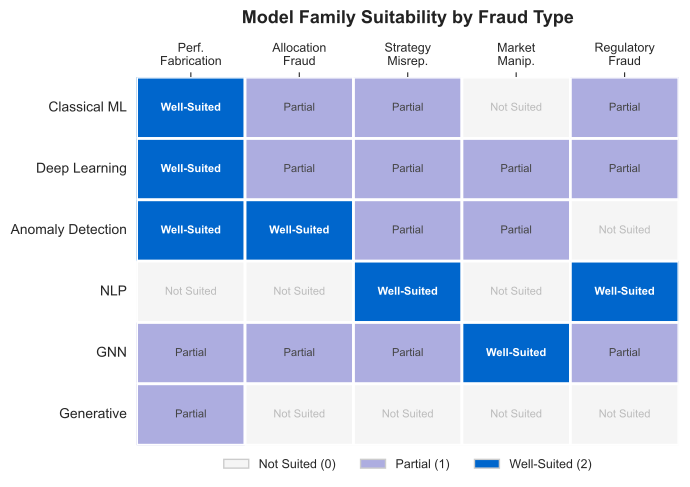

The script that saved this image:
#!/usr/bin/env python3
"""Model-Families vs Fraud-Types Suitability Heatmap -- Section 03 Pipeline.

Heatmap showing how well six model families map onto five hedge fund
fraud types (0=not suitable, 1=partial, 2=well-suited).
"""

import pathlib
import numpy as np
import matplotlib.pyplot as plt
import matplotlib.colors as mcolors
import seaborn as sns

# ── colour palette ──────────────────────────────────────────────────
mlblue = (0 / 255, 102 / 255, 204 / 255)
mlpurple = (51 / 255, 51 / 255, 178 / 255)
mllavender = (173 / 255, 173 / 255, 224 / 255)

# ── data ────────────────────────────────────────────────────────────
model_families = [
    "Classical ML",
    "Deep Learning",
    "Anomaly Detection",
    "NLP",
    "GNN",
    "Generative",
]

fraud_types = [
    "Perf.\nFabrication",
    "Allocation\nFraud",
    "Strategy\nMisrep.",
    "Market\nManip.",
    "Regulatory\nFraud",
]

# Suitability matrix: 0 = not suitable, 1 = partial, 2 = well-suited
data = np.array(
    [
        [2, 1, 1, 0, 1],  # Classical ML
        [2, 1, 1, 1, 1],  # Deep Learning
        [2, 2, 1, 1, 0],  # Anomaly Detection
        [0, 0, 2, 0, 2],  # NLP
        [1, 1, 1, 2, 1],  # GNN
        [1, 0, 0, 0, 0],  # Generative
    ],
    dtype=float,
)

# ── custom 3-level colour map: white(0), mllavender(1), mlblue(2) ──
cmap = mcolors.ListedColormap(["#f5f5f5", mllavender, mlblue])
bounds = [-0.5, 0.5, 1.5, 2.5]
norm = mcolors.BoundaryNorm(bounds, cmap.N)

# Rating labels
rating_labels = {0: "Not Suited", 1: "Partial", 2: "Well-Suited"}

# ── figure ──────────────────────────────────────────────────────────
sns.set_style("white")
fig, ax = plt.subplots(figsize=(7, 5))

sns.heatmap(
    data,
    ax=ax,
    cmap=cmap,
    norm=norm,
    linewidths=2,
    linecolor="white",
    cbar=False,
    xticklabels=fraud_types,
    yticklabels=model_families,
    annot=False,
    square=False,
)

# Cell annotations with text and value
for i in range(data.shape[0]):
    for j in range(data.shape[1]):
        val = int(data[i, j])
        text = rating_labels[val]
        color = "white" if val == 2 else ("#444444" if val == 1 else "#bbbbbb")
        ax.text(
            j + 0.5,
            i + 0.5,
            text,
            ha="center",
            va="center",
            fontsize=8,
            fontweight="bold" if val == 2 else "normal",
            color=color,
        )

ax.set_title(
    "Model Family Suitability by Fraud Type",
    fontsize=13,
    fontweight="bold",
    pad=14,
    color="#222222",
)
ax.xaxis.tick_top()
ax.xaxis.set_label_position("top")
ax.tick_params(axis="x", labelsize=9, rotation=0)
ax.tick_params(axis="y", labelsize=10)

# Legend
import matplotlib.patches as mpatches

legend_patches = [
    mpatches.Patch(facecolor="#f5f5f5", edgecolor="#cccccc", label="Not Suited (0)"),
    mpatches.Patch(facecolor=mllavender, edgecolor="#cccccc", label="Partial (1)"),
    mpatches.Patch(facecolor=mlblue, edgecolor="#cccccc", label="Well-Suited (2)"),
]
ax.legend(
    handles=legend_patches,
    loc="lower center",
    bbox_to_anchor=(0.5, -0.10),
    ncol=3,
    frameon=False,
    fontsize=9,
)

plt.tight_layout()

# ── save ────────────────────────────────────────────────────────────
out_dir = pathlib.Path(__file__).parent
fig.savefig(out_dir / "03_model_families.pdf", bbox_inches="tight")
fig.savefig(
    out_dir / "thumb.png",
    dpi=150,
    bbox_inches="tight",
)
plt.close(fig)
print(f"Saved to {out_dir}")
